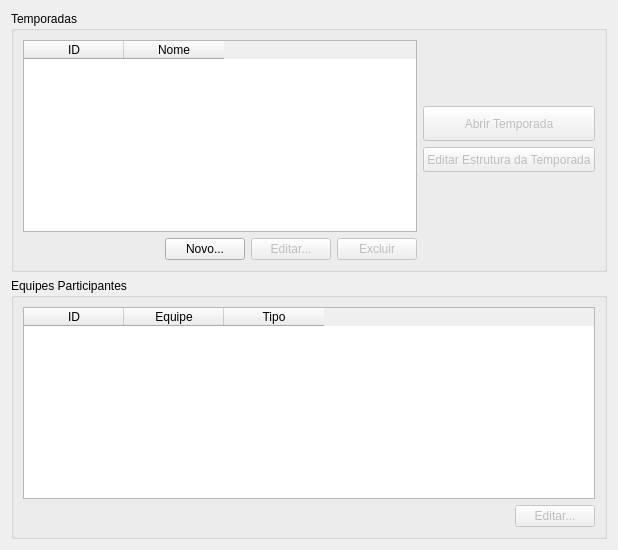
      <widget class="QWidget" name="TemporadaTab">
       <attribute name="title">
        <string>Temporadas</string>
       </attribute>
       <layout class="QGridLayout" name="gridLayout_12">
        <item row="0" column="0">
         <layout class="QGridLayout" name="gridLayout_13">
          <item row="0" column="0">
           <widget class="QGroupBox" name="groupBox_3">
            <property name="sizePolicy">
             <sizepolicy hsizetype="Minimum" vsizetype="Preferred">
              <horstretch>0</horstretch>
              <verstretch>0</verstretch>
             </sizepolicy>
            </property>
            <property name="minimumSize">
             <size>
              <width>596</width>
              <height>194</height>
             </size>
            </property>
            <property name="title">
             <string>Temporadas</string>
            </property>
            <layout class="QGridLayout" name="gridLayout_23">
             <item row="1" column="4">
              <widget class="QPushButton" name="tempAbrirTemporada">
               <property name="enabled">
                <bool>false</bool>
               </property>
               <property name="minimumSize">
                <size>
                 <width>0</width>
                 <height>35</height>
                </size>
               </property>
               <property name="text">
                <string>Abrir Temporada</string>
               </property>
              </widget>
             </item>
             <item row="4" column="0">
              <spacer name="horizontalSpacer_5">
               <property name="orientation">
                <enum>Qt::Horizontal</enum>
               </property>
               <property name="sizeHint" stdset="0">
                <size>
                 <width>40</width>
                 <height>20</height>
                </size>
               </property>
              </spacer>
             </item>
             <item row="0" column="4">
              <spacer name="verticalSpacer">
               <property name="orientation">
                <enum>Qt::Vertical</enum>
               </property>
               <property name="sizeHint" stdset="0">
                <size>
                 <width>20</width>
                 <height>40</height>
                </size>
               </property>
              </spacer>
             </item>
             <item row="2" column="4">
              <widget class="QPushButton" name="tempEstruturaTemporada">
               <property name="enabled">
                <bool>false</bool>
               </property>
               <property name="minimumSize">
                <size>
                 <width>0</width>
                 <height>25</height>
                </size>
               </property>
               <property name="text">
                <string>Editar Estrutura da Temporada</string>
               </property>
              </widget>
             </item>
             <item row="4" column="1">
              <widget class="QPushButton" name="tempNovo">
               <property name="sizePolicy">
                <sizepolicy hsizetype="Fixed" vsizetype="Fixed">
                 <horstretch>0</horstretch>
                 <verstretch>0</verstretch>
                </sizepolicy>
               </property>
               <property name="text">
                <string>Novo...</string>
               </property>
              </widget>
             </item>
             <item row="4" column="2">
              <widget class="QPushButton" name="tempEditar">
               <property name="enabled">
                <bool>false</bool>
               </property>
               <property name="sizePolicy">
                <sizepolicy hsizetype="Fixed" vsizetype="Fixed">
                 <horstretch>0</horstretch>
                 <verstretch>0</verstretch>
                </sizepolicy>
               </property>
               <property name="text">
                <string>Editar...</string>
               </property>
              </widget>
             </item>
             <item row="4" column="3">
              <widget class="QPushButton" name="tempExcluir">
               <property name="enabled">
                <bool>false</bool>
               </property>
               <property name="sizePolicy">
                <sizepolicy hsizetype="Fixed" vsizetype="Fixed">
                 <horstretch>0</horstretch>
                 <verstretch>0</verstretch>
                </sizepolicy>
               </property>
               <property name="text">
                <string>Excluir</string>
               </property>
              </widget>
             </item>
             <item row="3" column="4">
              <spacer name="verticalSpacer_2">
               <property name="orientation">
                <enum>Qt::Vertical</enum>
               </property>
               <property name="sizeHint" stdset="0">
                <size>
                 <width>20</width>
                 <height>40</height>
                </size>
               </property>
              </spacer>
             </item>
             <item row="0" column="0" rowspan="4" colspan="4">
              <widget class="QTableWidget" name="tempTableWidget">
               <property name="enabled">
                <bool>true</bool>
               </property>
               <property name="minimumSize">
                <size>
                 <width>273</width>
                 <height>132</height>
                </size>
               </property>
               <property name="autoScroll">
                <bool>false</bool>
               </property>
               <property name="editTriggers">
                <set>QAbstractItemView::NoEditTriggers</set>
               </property>
               <property name="selectionMode">
                <enum>QAbstractItemView::SingleSelection</enum>
               </property>
               <property name="selectionBehavior">
                <enum>QAbstractItemView::SelectRows</enum>
               </property>
               <property name="showGrid">
                <bool>false</bool>
               </property>
               <attribute name="horizontalHeaderCascadingSectionResizes">
                <bool>false</bool>
               </attribute>
               <attribute name="horizontalHeaderDefaultSectionSize">
                <number>100</number>
               </attribute>
               <attribute name="horizontalHeaderHighlightSections">
                <bool>true</bool>
               </attribute>
               <attribute name="horizontalHeaderMinimumSectionSize">
                <number>25</number>
               </attribute>
               <attribute name="verticalHeaderVisible">
                <bool>false</bool>
               </attribute>
               <column>
                <property name="text">
                 <string>ID</string>
                </property>
               </column>
               <column>
                <property name="text">
                 <string>Nome</string>
                </property>
               </column>
              </widget>
             </item>
            </layout>
           </widget>
          </item>
          <item row="1" column="0">
           <widget class="QGroupBox" name="groupBox_21">
            <property name="styleSheet">
             <string notr="true"/>
            </property>
            <property name="title">
             <string>Equipes Participantes</string>
            </property>
            <layout class="QGridLayout" name="gridLayout_19">
             <item row="2" column="1">
              <widget class="QPushButton" name="equipesParticipantesAdicionar">
               <property name="enabled">
                <bool>false</bool>
               </property>
               <property name="sizePolicy">
                <sizepolicy hsizetype="Fixed" vsizetype="Fixed">
                 <horstretch>1</horstretch>
                 <verstretch>1</verstretch>
                </sizepolicy>
               </property>
               <property name="text">
                <string>Editar...</string>
               </property>
              </widget>
             </item>
             <item row="2" column="0">
              <spacer name="horizontalSpacer">
               <property name="orientation">
                <enum>Qt::Horizontal</enum>
               </property>
               <property name="sizeHint" stdset="0">
                <size>
                 <width>40</width>
                 <height>20</height>
                </size>
               </property>
              </spacer>
             </item>
             <item row="1" column="0" colspan="2">
              <widget class="QTableWidget" name="equipesParticipantesTableWidget">
               <property name="enabled">
                <bool>true</bool>
               </property>
               <property name="sizePolicy">
                <sizepolicy hsizetype="Expanding" vsizetype="Expanding">
                 <horstretch>2</horstretch>
                 <verstretch>1</verstretch>
                </sizepolicy>
               </property>
               <property name="autoScroll">
                <bool>false</bool>
               </property>
               <property name="editTriggers">
                <set>QAbstractItemView::NoEditTriggers</set>
               </property>
               <property name="selectionMode">
                <enum>QAbstractItemView::SingleSelection</enum>
               </property>
               <property name="selectionBehavior">
                <enum>QAbstractItemView::SelectRows</enum>
               </property>
               <property name="showGrid">
                <bool>false</bool>
               </property>
               <attribute name="horizontalHeaderCascadingSectionResizes">
                <bool>false</bool>
               </attribute>
               <attribute name="horizontalHeaderDefaultSectionSize">
                <number>100</number>
               </attribute>
               <attribute name="horizontalHeaderHighlightSections">
                <bool>true</bool>
               </attribute>
               <attribute name="horizontalHeaderMinimumSectionSize">
                <number>25</number>
               </attribute>
               <attribute name="verticalHeaderVisible">
                <bool>false</bool>
               </attribute>
               <column>
                <property name="text">
                 <string>ID</string>
                </property>
               </column>
               <column>
                <property name="text">
                 <string>Equipe</string>
                </property>
               </column>
               <column>
                <property name="text">
                 <string>Tipo</string>
                </property>
               </column>
              </widget>
             </item>
            </layout>
           </widget>
          </item>
         </layout>
        </item>
       </layout>
      </widget>
